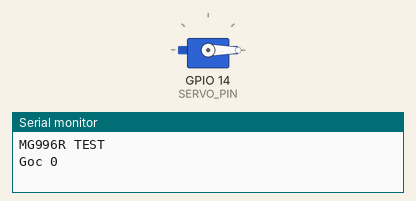
This sketch was run on a simulated ESP32. On the bench: servo, the last lines printed to the serial monitor.

Above: at 1.05 s.
At 3.5 s:
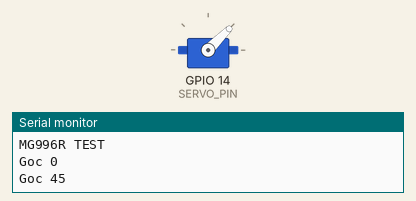
At 6.0 s:
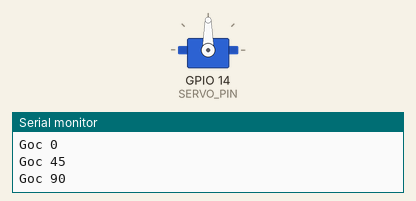
At 11.0 s:
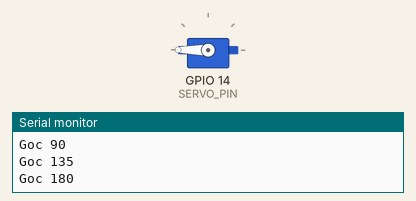
Timing chart, 0 to 14.0 s (numbered marks = the images above):
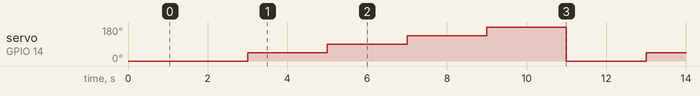

The sketch:

Test_Servo.ino
```cpp
#include <ESP32Servo.h>

Servo mg996r;

#define SERVO_PIN 14

void setup() {
  Serial.begin(115200);

  // Cho phép ESP32Servo sử dụng timer
  ESP32PWM::allocateTimer(0);
  ESP32PWM::allocateTimer(1);
  ESP32PWM::allocateTimer(2);
  ESP32PWM::allocateTimer(3);

  mg996r.setPeriodHertz(50);      // MG996R: 50Hz
  mg996r.attach(SERVO_PIN, 500, 2400);

  Serial.println("MG996R TEST");

  // Đưa servo về vị trí ban đầu
  mg996r.write(0);
  delay(1000);
}

void loop() {

  Serial.println("Goc 0");
  mg996r.write(0);
  delay(2000);

  Serial.println("Goc 45");
  mg996r.write(45);
  delay(2000);

  Serial.println("Goc 90");
  mg996r.write(90);
  delay(2000);

  Serial.println("Goc 135");
  mg996r.write(135);
  delay(2000);

  Serial.println("Goc 180");
  mg996r.write(180);
  delay(2000);
}
```

Measured:
- by itself, servo on GPIO 14 (SERVO_PIN): repeats every 10.0 s: 90° 2.0 s, 135° 2.0 s, 180° 2.0 s, 0° 2.0 s, 45° 2.0 s
